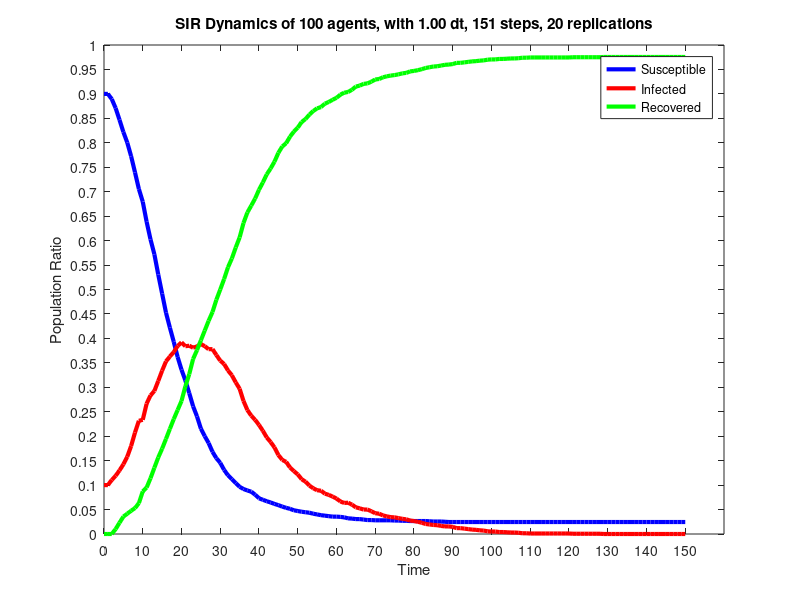

This figure's MATLAB source:
dynamics = [
90.000,10.000,0.000;
90.000,10.000,0.000;
88.950,11.050,0.000;
87.100,11.900,1.000;
84.700,13.000,2.300;
82.200,14.250,3.550;
80.050,15.800,4.150;
77.250,18.000,4.750;
73.950,20.750,5.300;
70.550,23.150,6.300;
67.950,23.350,8.700;
63.850,26.650,9.500;
60.250,28.350,11.400;
57.200,29.250,13.550;
53.050,31.300,15.650;
49.150,33.400,17.450;
45.250,35.300,19.450;
42.200,36.300,21.500;
39.300,37.200,23.500;
36.200,38.450,25.350;
33.600,39.200,27.200;
31.400,38.400,30.200;
28.800,38.500,32.700;
26.100,38.100,35.800;
24.050,38.350,37.600;
21.550,38.850,39.600;
20.000,38.400,41.600;
18.600,37.800,43.600;
16.800,37.800,45.400;
15.500,36.600,47.900;
14.550,35.450,50.000;
13.100,34.750,52.150;
12.000,33.450,54.550;
11.200,32.450,56.350;
10.400,31.000,58.600;
9.650,29.700,60.650;
9.200,27.200,63.600;
8.900,25.350,65.750;
8.650,24.200,67.150;
8.050,23.350,68.600;
7.300,22.300,70.400;
7.000,21.100,71.900;
6.700,19.750,73.550;
6.450,18.800,74.750;
6.150,17.700,76.150;
5.900,16.150,77.950;
5.600,15.150,79.250;
5.350,14.750,79.900;
5.150,13.600,81.250;
4.850,12.850,82.300;
4.700,12.200,83.100;
4.550,11.200,84.250;
4.450,10.700,84.850;
4.350,9.900,85.750;
4.150,9.350,86.500;
4.000,8.950,87.050;
3.850,8.850,87.300;
3.750,8.250,88.000;
3.650,8.000,88.350;
3.550,7.650,88.800;
3.550,7.250,89.200;
3.500,6.650,89.850;
3.400,6.350,90.250;
3.200,6.400,90.400;
3.150,6.000,90.850;
3.050,5.450,91.500;
3.050,5.250,91.700;
2.950,5.000,92.050;
2.850,5.000,92.150;
2.850,4.650,92.500;
2.800,4.250,92.950;
2.800,4.150,93.050;
2.800,3.800,93.400;
2.800,3.600,93.600;
2.800,3.450,93.750;
2.750,3.400,93.850;
2.750,3.250,94.000;
2.700,3.100,94.200;
2.700,3.000,94.300;
2.650,2.750,94.600;
2.650,2.650,94.700;
2.650,2.500,94.850;
2.650,2.300,95.050;
2.650,2.050,95.300;
2.600,1.950,95.450;
2.550,1.850,95.600;
2.550,1.800,95.650;
2.550,1.650,95.800;
2.500,1.550,95.950;
2.450,1.550,96.000;
2.450,1.450,96.100;
2.450,1.200,96.350;
2.450,1.200,96.350;
2.450,1.100,96.450;
2.450,1.000,96.550;
2.450,0.900,96.650;
2.450,0.850,96.700;
2.450,0.750,96.800;
2.450,0.700,96.850;
2.450,0.550,97.000;
2.450,0.500,97.050;
2.450,0.500,97.050;
2.450,0.400,97.150;
2.450,0.400,97.150;
2.450,0.350,97.200;
2.450,0.300,97.250;
2.450,0.300,97.250;
2.450,0.250,97.300;
2.450,0.150,97.400;
2.450,0.150,97.400;
2.450,0.100,97.450;
2.450,0.100,97.450;
2.450,0.100,97.450;
2.450,0.100,97.450;
2.450,0.100,97.450;
2.450,0.100,97.450;
2.450,0.100,97.450;
2.450,0.100,97.450;
2.450,0.100,97.450;
2.450,0.100,97.450;
2.450,0.100,97.450;
2.450,0.050,97.500;
2.450,0.050,97.500;
2.450,0.050,97.500;
2.450,0.050,97.500;
2.450,0.050,97.500;
2.450,0.050,97.500;
2.450,0.050,97.500;
2.450,0.050,97.500;
2.450,0.000,97.550;
2.450,0.000,97.550;
2.450,0.000,97.550;
2.450,0.000,97.550;
2.450,0.000,97.550;
2.450,0.000,97.550;
2.450,0.000,97.550;
2.450,0.000,97.550;
2.450,0.000,97.550;
2.450,0.000,97.550;
2.450,0.000,97.550;
2.450,0.000,97.550;
2.450,0.000,97.550;
2.450,0.000,97.550;
2.450,0.000,97.550;
2.450,0.000,97.550;
2.450,0.000,97.550;
2.450,0.000,97.550;
2.450,0.000,97.550;
2.450,0.000,97.550;
2.450,0.000,97.550;
2.450,0.000,97.550;
];
susceptible = dynamics (:, 1);
infected = dynamics (:, 2);
recovered = dynamics (:, 3);
totalPopulation = susceptible(1) + infected(1) + recovered(1);
susceptibleRatio = susceptible ./ totalPopulation;
infectedRatio = infected ./ totalPopulation;
recoveredRatio = recovered ./ totalPopulation;
steps = length (susceptible);
dt = 1.0;
replications = 20;
startingTime = 0;
endTime = (steps - 1) * dt;
time = 0 : dt : endTime;
figure
plot (time, susceptibleRatio.', 'color', 'blue', 'linewidth', 3);
hold on
plot (time, infectedRatio.', 'color', 'red', 'linewidth', 3);
hold on
plot (time, recoveredRatio.', 'color', 'green', 'linewidth', 3);
set(gca,'YTick',0:0.05:1.0)
set(gca,'XTick',0:10:endTime)
xlabel ('Time');
ylabel ('Population Ratio');
legend('Susceptible','Infected', 'Recovered');
titleStr = sprintf('SIR Dynamics of %i agents, with 1.00 dt, %i steps, 20 replications', totalPopulation, steps)
title (titleStr);
